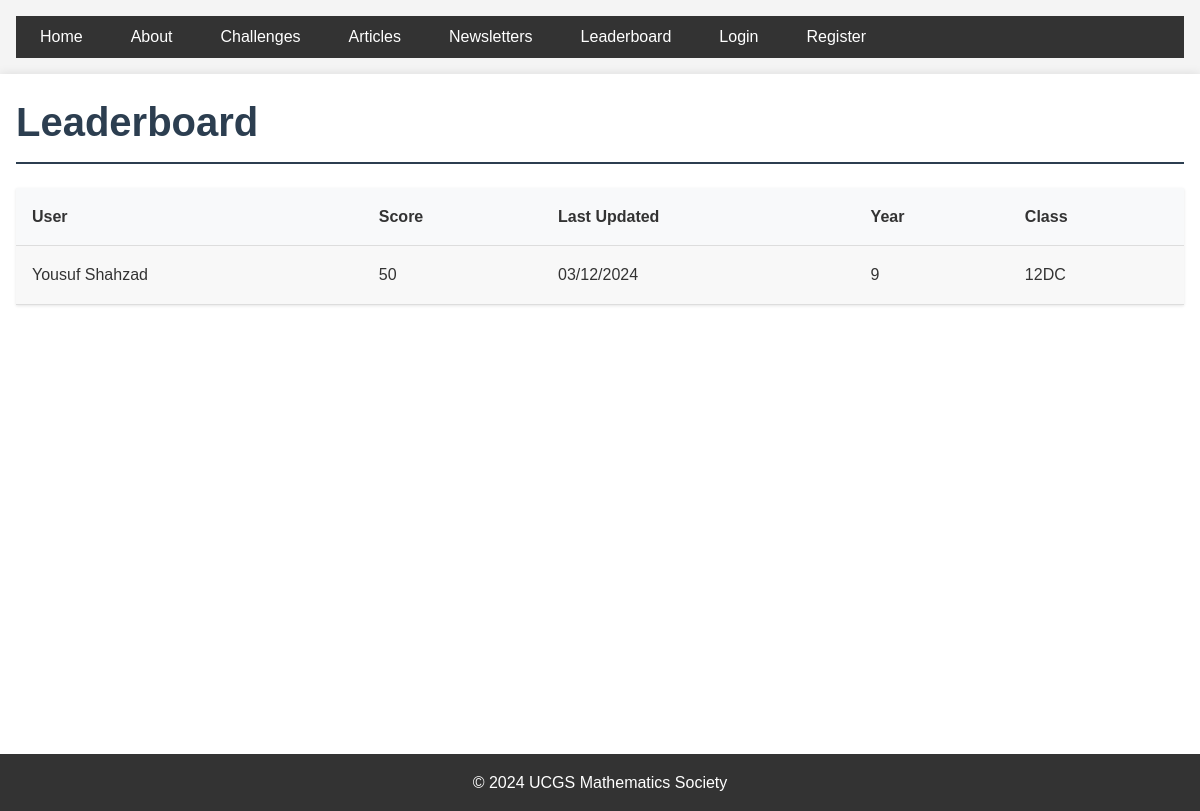
The app's page /leaderboard with its own data.
### app/models.py (models this page shows, shortened)
class LeaderboardEntry(db.Model):
    id = db.Column(db.Integer, primary_key=True)
    user_id = db.Column(db.Integer, db.ForeignKey('user.id'), nullable=False)
    score = db.Column(db.Integer, default=0)
    last_updated = db.Column(db.DateTime, nullable=False, default=datetime.utcnow)
    user = db.relationship('User', backref=db.backref('leaderboard_entries', cascade='all, delete-orphan'))

class User(UserMixin, db.Model):
    id = db.Column(db.Integer, primary_key=True)
    full_name = db.Column(db.String(100), nullable=False)
    year = db.Column(db.Integer)
    maths_class = db.Column(db.String(100))
    password_hash = db.Column(db.String(128))
    is_admin = db.Column(db.Boolean, default=False)
    key_stage = db.Column(db.String(3), nullable=False, index=True)
    submissions = db.relationship('AnswerSubmission', backref='user', lazy=True,
                                cascade='all, delete-orphan')
    articles = db.relationship('Article', backref='author', lazy='dynamic',
                             cascade='all, delete-orphan')

### app/main/routes.py (the view)
@bp.route('/leaderboard')
def leaderboard():
    entries = LeaderboardEntry.query.order_by(LeaderboardEntry.score.desc()).limit(10).all()
    return render_template('main/leaderboard.html', title='Leaderboard', entries=entries)

### app/templates/main/leaderboard.html
{% extends "base.html" %}
{% block content %}
<h1>Leaderboard</h1>
    <table>
        <tr>
            <th>User</th>
            <th>Score</th>
            <th>Last Updated</th>
            <th>Year</th>
            <th>Class</th>
        </tr>
        {% for entry in entries %}
        <tr>
            <td>{{ entry.user.full_name }}</td>
            <td>{{ entry.score }}</td>
            <td>{{ entry.last_updated.strftime('%d/%m/%Y') }}</td>
            <td>{{ entry.user.year }}</td>
            <td>{{ entry.user.maths_class }}</td>
        </tr>
        {% endfor %}
    </table>
{% endblock %}

### app/static/css/main.css (style rules this page uses)
* { margin: 0; padding: 0; box-sizing: border-box; }
body { font-family: Arial, sans-serif; line-height: 1.6; color: #333; background-color: #f4f4f4; }
h1, h2, h3 { margin-bottom: 1rem; color: #2c3e50; }
h1 { font-size: 2.5rem; border-bottom: 2px solid #2c3e50; padding-bottom: 0.5rem; }
table { width: 100%; border-collapse: collapse; margin-bottom: 1rem; }
th, td { padding: 0.75rem; text-align: left; border-bottom: 1px solid #ddd; }
th { background-color: #f2f2f2; font-weight: bold; }
tr:nth-child(even) { background-color: #f8f8f8; }
table { margin-top: 1.5rem; box-shadow: 0 1px 3px rgba(0, 0, 0, 0.1); }
th, td { padding: 1rem; }
th { background-color: #f8f9fa; font-weight: 600; }

### records on screen
LeaderboardEntry: user.full_name "Yousuf Shahzad", score "50", last_updated "03/12/2024", user.year "9", user.maths_class "12DC"
